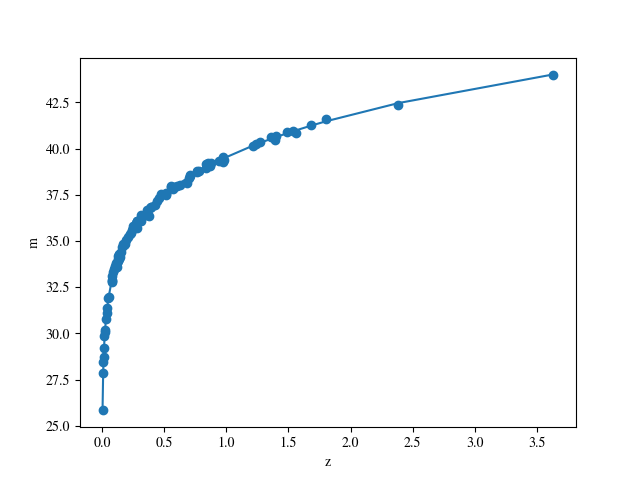

Reproduce this figure in Python.
from matplotlib import pyplot as plt
import numpy as np
import matplotlib
from scipy.optimize import minimize
import utils

matplotlib.rcParams['mathtext.fontset'] = 'stix'
matplotlib.rcParams['font.family'] = 'STIXGeneral'

filedata = np.loadtxt("sn_data.txt")
z = filedata[:,0]
m = filedata[:,1]

plt.scatter(z, m)
sigma_m = 0.1

def mean_m(z_i, Q, Ω_Λ):
    return -2.5*np.log10(Q/((z_i + 1/2*z_i**2 * ((1 + 3*Ω_Λ)/2))**2))

def neg_ll(Q, Ω_Λ):
    """Negative log likelihood, derived in text."""
    # Let L_0H_0^2 = Q
    mean = mean_m(z, Q, Ω_Λ)
    return np.sum(
        np.log(np.sqrt(2*np.pi) * sigma_m) + ((m - mean)**2/(2*sigma_m**2)))

# the guesses come from asking friends what it should roughly work out to
guess = [4e-16, 7e-01]

Q_0, Ω_Λ_0 = minimize(
    utils.one_param(neg_ll), guess, method="Nelder-Mead",
    bounds=((0, None), (0, 1))).x

print(f"{Q_0=}, {Ω_Λ_0=}")

z_sorted = np.array(sorted(z))
m_fit = mean_m(z_sorted, Q_0, Ω_Λ_0)
plt.plot(z_sorted, m_fit)

plt.xlabel("z")
plt.ylabel("m")
plt.savefig("q3.png")
plt.cla()
plt.clf()

def neg_ll_one_param(Ω_Λ):
    return neg_ll(Q_0, Ω_Λ)

def ll_sigma_bounds(x_vals, neg_log_l_vals, n_sigma):
    """
    Find the uncertainty bounds for a neg log likelihood function.
    
    This assumes that the uncertainty bounds occur at two the x values given.

    (i.e. make your x as fine-grained as needed, we don't interpolate)
    """
    # find the minimum
    min_y_index = np.where(neg_log_l_vals == min(neg_log_l_vals))[0]
    min_y = neg_log_l_vals[min_y_index]

    if n_sigma == 1:
        increment = 0.5
    else:
        raise ValueError("This has not been coded yet")

    thresh = min_y + increment

    # find where function crosses thresh
    first_index = np.where(neg_log_l_vals < thresh)[0][0]
    last_index = np.where(neg_log_l_vals < thresh)[-1][-1]

    print(first_index, last_index)
    # return min, max x bounds
    return x_vals[first_index], x_vals[last_index]

x = np.linspace(0.6, 0.8, 1000)
y = np.array([neg_ll_one_param(xi) for xi in x])
one_sigma_bound_min, one_sigma_bound_max = ll_sigma_bounds(x, y, n_sigma=1)
plt.axvline(x[np.where(y==min(y))], linestyle='--')
plt.axhline(min(y) + 0.5, linestyle='--')
plt.plot(x, y)
plt.xlabel("$\Omega_\Lambda$")
plt.ylabel("$-\ln(L)$")
plt.show()

print(
    "central value:", Ω_Λ_0,
    "upper uncertainty:", one_sigma_bound_max - Ω_Λ_0,
    "lower uncertainty:", Ω_Λ_0 - one_sigma_bound_min)
